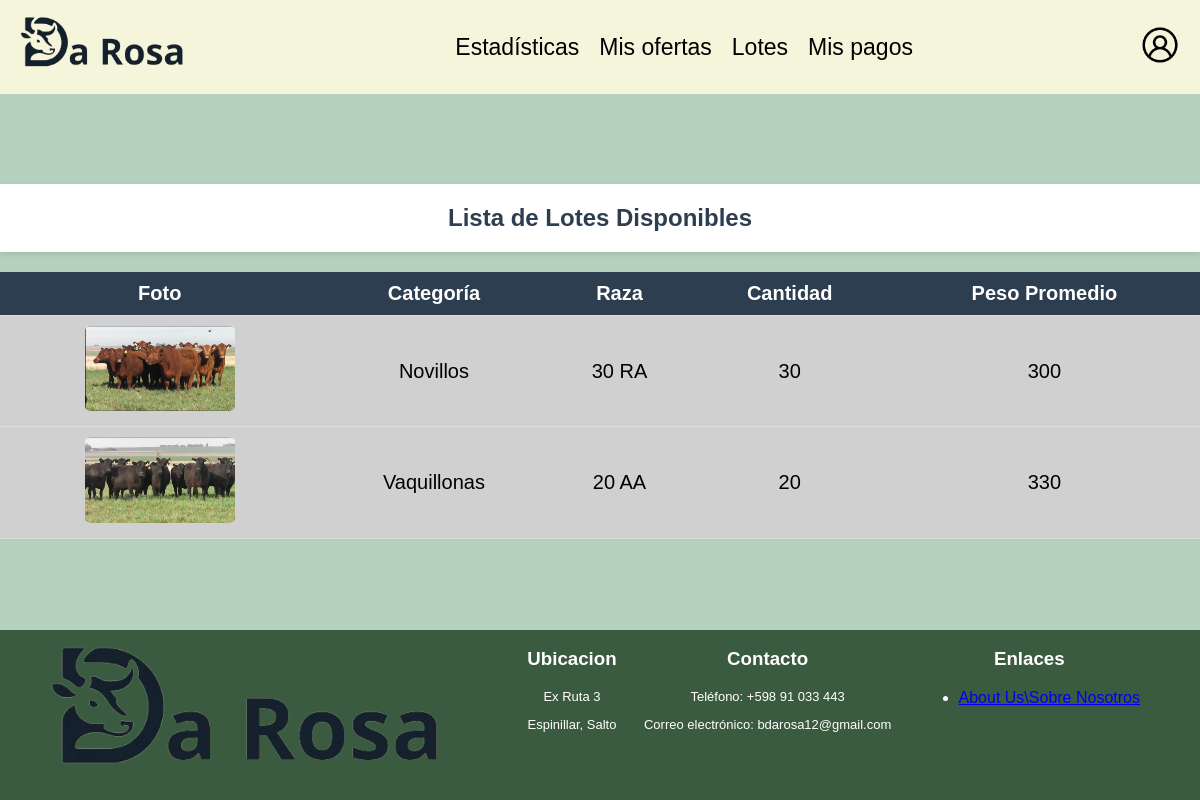
Page /paginas/lotesusr.php on the committed database.
### tables this page shows
CREATE TABLE `lotes` (
  `id_lote` int(11) NOT NULL,
  `categoria` varchar(40) DEFAULT NULL,
  `cantidad` int(11) DEFAULT NULL,
  `peso_promedio` int(11) DEFAULT NULL,
  `peso_maximo` int(11) DEFAULT NULL,
  `peso_minimo` int(11) DEFAULT NULL,
  `cant_pesada` int(11) DEFAULT NULL,
  `clase` varchar(20) DEFAULT NULL,
  `estado` varchar(20) DEFAULT NULL,
  `raza` varchar(60) DEFAULT NULL,
  `edad` int(11) DEFAULT NULL,
  `sanidad` varchar(255) DEFAULT NULL,
  `tratamiento_nutricional` varchar(255) DEFAULT NULL,
  `conoce_miomio` tinyint(1) DEFAULT NULL,
  `zona_garrapata` tinyint(1) DEFAULT NULL,
  `observaciones` text DEFAULT NULL,
  `fecha_inicio` datetime DEFAULT NULL,
  `fecha_fin` datetime DEFAULT NULL,
  `vendido` tinyint(1) NOT NULL DEFAULT 0,
  `id_certificador` int(11) DEFAULT NULL
);

### paginas/lotesusr.php (the view, shortened to what this page needs)
<?php
include '../includes/conexion.php';
@$rol_usuario = $_SESSION['rol'];
$sql = "SELECT
            lotes.id_lote,
            lotes.categoria,
            lotes.raza,
            lotes.cantidad,
            lotes.peso_promedio,
            MIN(archivo.ruta) AS ruta
        FROM
            lotes
        LEFT JOIN
            archivo ON lotes.id_lote = archivo.id_lote
        WHERE
            fecha_fin > NOW()
            AND lotes.vendido = 0
        GROUP BY
            lotes.id_lote";
$result = mysqli_query($conexion, $sql);
?>
<!DOCTYPE html>
<html lang="es">
<head>
    <link rel="stylesheet" href="../css/lotesusr.css">
</head>
<?php
    if ($rol_usuario == 'Administrador'){
            include '../includes/headeradmin.php';
    }else{
            include '../includes/header.php';
    }
 ?>
<body>
    <div class="content">
        <h2>Lista de Lotes Disponibles</h2>
        <?php
        if (mysqli_num_rows($result) > 0) {
            echo "<table class='listas'>
                    <thead>
                        <tr>
                            <th class='esconder600'>Foto</th>
                            <th class='esconder'>Categoría</th>
                            <th class='esconder'>Raza</th>
                            <th class='esconder'>Cantidad</th>
                            <th class='esconder'>Peso Promedio</th>
                            <th class='aparecer'>Lote</th>
                        </tr>
                    </thead>
                    <tbody>";
                    while ($row = mysqli_fetch_assoc($result)) {
                        echo "<tr class='fila-enlace' data-href='especificaciones.php?id=" . $row['id_lote'] . "'>";
                        echo "<td class='esconder600'><img src='" . $row['ruta'] . "' alt='" . $row['categoria'] . "'></td>";
                        echo "<td class='esconder'>" . $row['categoria'] . "</td>";
                        echo "<td class='esconder'>" . $row['raza'] . "</td>";
                        echo "<td class='esconder'>" . $row['cantidad'] . "</td>";
                        echo "<td class='esconder'>" . $row['peso_promedio'] . "</td>";
                        echo "</tr>";
                    }
            echo '</tbody></table>';
        } else {
            echo "<div class='no-lotes'>No se encontraron lotes.</div>";
        }
        ?>
    </div>
    <?php include '../includes/footer.php'; ?>
</body>
</html>

### css/lotesusr.css (style rules this page uses)
body { font-family: Arial, sans-serif; background-color: rgba(143, 186, 157, 0.667); margin: 0; padding: 0; display: flex; flex-direction: column; min-height: 100vh; }
h2 { text-align: center; color: #2c3e50; padding: 20px 0px; margin: 0; background-color: #ffffff; width: 100%; box-shadow: 0 2px 5px rgba(0, 0, 0, 0.1); font-size: 24px; }
table.listas { width: 100%; border-collapse: collapse; margin-top: 20px; background-color: #d0d0d0; }
table.listas thead { background-color: #2c3e50; color: white; }
table.listas th, table.listas td { padding: 10px; text-align: center; border-bottom: 1px solid #ddd; font-size: 20px; }
table.listas img { width: 150px; height: auto; border-radius: 5%; }
.content { flex: 1; display: flex; flex-direction: column; align-items: center; justify-content: center; }
@media screen and (min-width: 800px) { .esconder { display: table-cell; } }
.fila-enlace { cursor: pointer; }

### rows in the picture
lotes: categoria (picture), categoria "Novillos", raza "30 RA", cantidad "30", peso_promedio "300"
lotes: categoria (picture), categoria "Vaquillonas", raza "20 AA", cantidad "20", peso_promedio "330"
